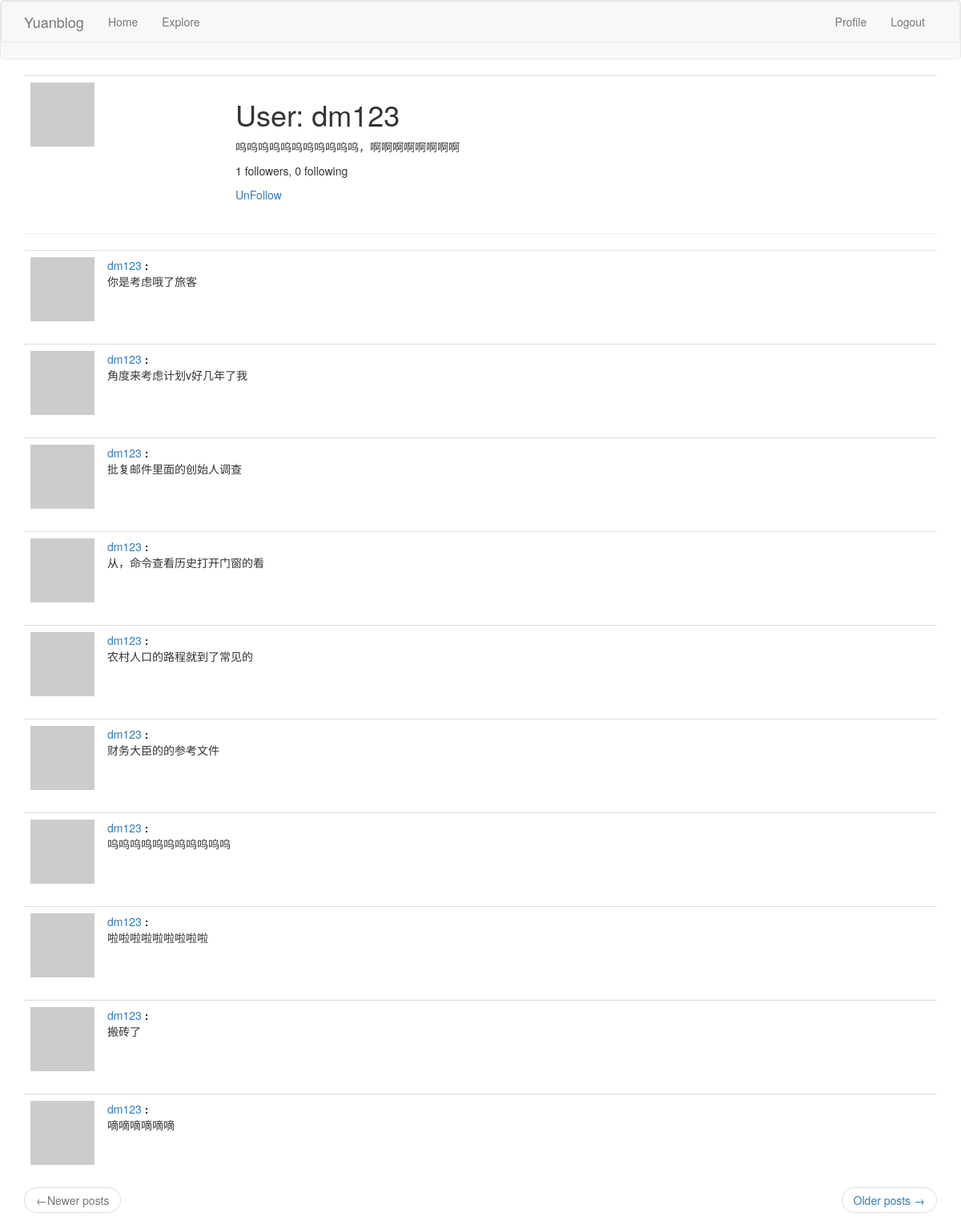
Page /user/dm123 (signed in) on the earlier database version.
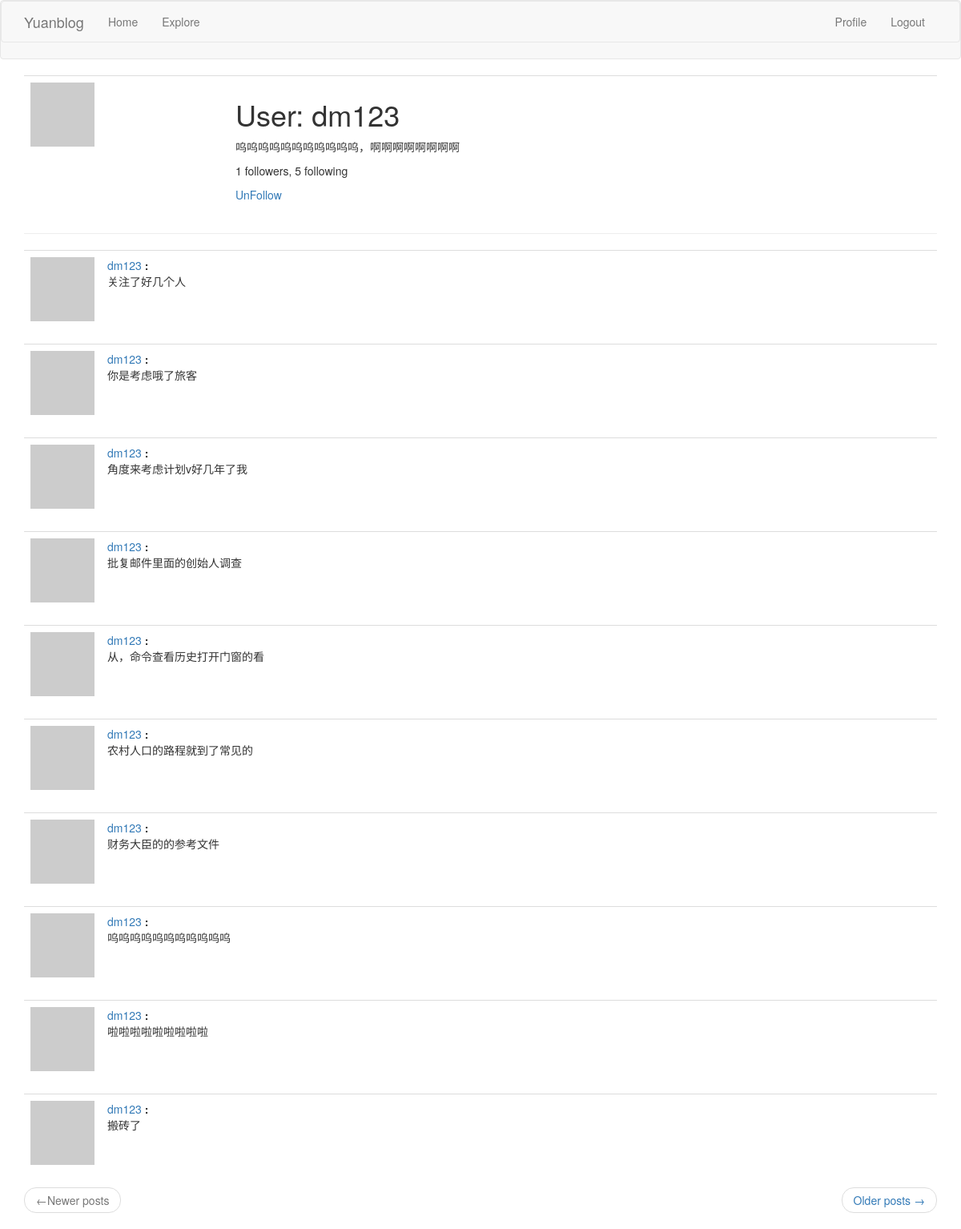
Same page on the later database version.
### app/models.py (models this page shows, shortened)
class Post(db.Model):
    id = db.Column(db.Integer, primary_key=True)
    body = db.Column(db.String(140))
    timestamp = db.Column(db.DateTime, index=True, default=datetime.utcnow)
    user_id = db.Column(db.Integer, db.ForeignKey('user.id'))

class User(UserMixin, db.Model):
    id = db.Column(db.Integer, primary_key=True)
    username = db.Column(db.String(64), index=True, unique=True)
    email = db.Column(db.String(128), index=True, unique=True)
    password_hash = db.Column(db.String(128))
    posts = db.relationship('Post', backref='author', lazy='dynamic')
    about_me = db.Column(db.String(140))
    last_date = db.Column(db.DateTime, default=datetime.utcnow)
    followed = db.relationship(
        'User', secondary=followers,
        primaryjoin=(followers.c.follower_id == id),
        secondaryjoin=(followers.c.followed_id == id),
        backref=db.backref('followers', lazy='dynamic'), lazy='dynamic')
    def avatar(self, size):
        digest = hashlib.md5(self.email.lower().encode('utf-8')).hexdigest()
        return 'https://www.gravatar.com/avatar/{}?d=identicon&s={}'.format(digest, size)
    def is_following(self, user):
        return self.followed.filter(followers.c.followed_id == user.id).count() > 0
    @login.user_loader
    def load_user(id):
        return User.query.get(int(id))

### app/routes.py (the view)
@app.route('/user/<username>')
@login_required
def user(username):
    user = User.query.filter_by(username=username).first_or_404()
    page = request.args.get('page', 1, type=int)
    posts = user.posts.order_by(Post.timestamp.desc()).paginate(
        page, app.config['POSTS_PER_PAGE'], False)
    next_url = url_for('user', username=user.username, page=posts.next_num) \
        if posts.has_next else None
    prev_url = url_for('user', username=user.username, page=posts.prev_num) \
        if posts.has_prev else None
    return render_template('user.html', user=user, posts=posts.items,
                           next_url=next_url, prev_url=prev_url)

### app/routes.py (called while the page is built)
@app.before_request
def before_request():
    if current_user.is_authenticated:
        current_user.last_date = datetime.utcnow()
        db.session.commit()

### app/templates/user.html (shortened to what this page needs)
{% extends "base.html" %}
{% block app_content %}
    <table class="table table-hover">
        <tr>
            <td width="256px"><img src="{{ user.avatar(256) }}"></td>
            <td>
                <h1>User: {{ user.username }}</h1>
                {% if user.about_me %}<p>{{ user.about_me }}</p>{% endif %}
                <p>{{ user.followers.count() }} followers, {{ user.followed.count() }} following</p>
                {% if user == current_user %}
                <p><a href="{{ url_for('edit_profile') }}">Edit your profile</a></p>
                {% elif not current_user.is_following(user) %}
                <p><a href="{{ url_for('follow', username=user.username) }}">Follow</a></p>
                {% else %}
                <p><a href="{{ url_for('un_follow', username=user.username) }}">UnFollow</a></p>
                {% endif %}
            </td>
        </tr>
    </table>
<hr>
{% for post in posts %}
    {% include '_post.html' %}
{% endfor %}
    <nav aria-label="...">
        <ul class="pager">
            <li class="previous{% if not prev_url %} disabled{% endif %}">
                <a href="{{ prev_url or '#' }}">
                    <span aria-hidden="true">&larr;</span>Newer posts
                </a>
            </li>
            <li class="next{% if not next_url %} disabled{% endif %}">
                <a href="{{ next_url or '#' }}">
                    Older posts <span aria-hidden="true">&rarr;</span>
                </a>
            </li>
        </ul>
    </nav>
{% endblock %}

### app/templates/_post.html
<table class="table table-hover">
    <tr>
        <td width="70px">
            <a href="{{ url_for('user', username=post.author.username) }}">
                <img src="{{ post.author.avatar(70) }}">
            </a>
        </td>
        <td>
            <a href="{{ url_for('user', username=post.author.username) }}">
                    {{ post.author.username }}
                </a><b>:</b>
            <br>
            <p>{{ post.body }}</p>
        </td>
    </tr>
</table>

Differences in the rows shown:
no longer on this page (row unchanged): Post: author.username "dm123", body "嘀嘀嘀嘀嘀嘀"
added Post: author.username "dm123", body "关注了好几个人"
Other differences:
{{ user.followed.count() }}: "0" → "5"
